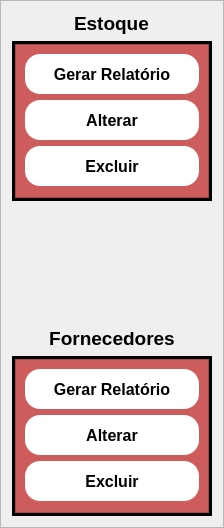
                      <widget class="QFrame" name="frame_6">
                       <property name="minimumSize">
                        <size>
                         <width>200</width>
                         <height>0</height>
                        </size>
                       </property>
                       <property name="sizeIncrement">
                        <size>
                         <width>0</width>
                         <height>0</height>
                        </size>
                       </property>
                       <property name="frameShape">
                        <enum>QFrame::StyledPanel</enum>
                       </property>
                       <property name="frameShadow">
                        <enum>QFrame::Raised</enum>
                       </property>
                       <layout class="QVBoxLayout" name="verticalLayout_21">
                        <item alignment="Qt::AlignHCenter">
                         <widget class="QLabel" name="label_24">
                          <property name="text">
                           <string>&lt;html&gt;&lt;head/&gt;&lt;body&gt;&lt;p&gt;&lt;span style=&quot; font-size:14pt; font-weight:600;&quot;&gt;Estoque&lt;/span&gt;&lt;/p&gt;&lt;/body&gt;&lt;/html&gt;</string>
                          </property>
                         </widget>
                        </item>
                        <item>
                         <widget class="QFrame" name="frame_32">
                          <property name="minimumSize">
                           <size>
                            <width>200</width>
                            <height>160</height>
                           </size>
                          </property>
                          <property name="maximumSize">
                           <size>
                            <width>200</width>
                            <height>160</height>
                           </size>
                          </property>
                          <property name="styleSheet">
                           <string notr="true">background-color: rgb(0,0,0)</string>
                          </property>
                          <property name="frameShape">
                           <enum>QFrame::StyledPanel</enum>
                          </property>
                          <property name="frameShadow">
                           <enum>QFrame::Raised</enum>
                          </property>
                          <layout class="QHBoxLayout" name="horizontalLayout_14">
                           <property name="leftMargin">
                            <number>2</number>
                           </property>
                           <property name="topMargin">
                            <number>2</number>
                           </property>
                           <property name="rightMargin">
                            <number>2</number>
                           </property>
                           <property name="bottomMargin">
                            <number>2</number>
                           </property>
                           <item>
                            <widget class="QFrame" name="frame_36">
                             <property name="styleSheet">
                              <string notr="true">background-color: rgb(205,92,92);</string>
                             </property>
                             <property name="frameShape">
                              <enum>QFrame::StyledPanel</enum>
                             </property>
                             <property name="frameShadow">
                              <enum>QFrame::Raised</enum>
                             </property>
                             <layout class="QVBoxLayout" name="verticalLayout_64">
                              <item>
                               <widget class="QPushButton" name="btn_relatorio_tw_estoque">
                                <property name="minimumSize">
                                 <size>
                                  <width>120</width>
                                  <height>40</height>
                                 </size>
                                </property>
                                <property name="font">
                                 <font>
                                  <family>Arial</family>
                                  <pointsize>12</pointsize>
                                  <weight>75</weight>
                                  <bold>true</bold>
                                 </font>
                                </property>
                                <property name="cursor">
                                 <cursorShape>PointingHandCursor</cursorShape>
                                </property>
                                <property name="styleSheet">
                                 <string notr="true">QPushButton:hover{
background-color:rgb(0,100,0);
border-radius:15px;
color:rgb(0,0,0);
}
QPushButton{
background-color:rgb(255,255,255);
border-radius:15px;
color:rgb(0,0,0);
}</string>
                                </property>
                                <property name="text">
                                 <string>Gerar Relatório</string>
                                </property>
                                <property name="icon">
                                 <iconset>
                                  <normaloff>icones/excel.png</normaloff>icones/excel.png</iconset>
                                </property>
                                <property name="iconSize">
                                 <size>
                                  <width>32</width>
                                  <height>32</height>
                                 </size>
                                </property>
                               </widget>
                              </item>
                              <item>
                               <widget class="QPushButton" name="btn_alterar_tw_estoque">
                                <property name="minimumSize">
                                 <size>
                                  <width>120</width>
                                  <height>40</height>
                                 </size>
                                </property>
                                <property name="font">
                                 <font>
                                  <family>Arial</family>
                                  <pointsize>12</pointsize>
                                  <weight>75</weight>
                                  <bold>true</bold>
                                 </font>
                                </property>
                                <property name="cursor">
                                 <cursorShape>PointingHandCursor</cursorShape>
                                </property>
                                <property name="styleSheet">
                                 <string notr="true">QPushButton:hover{
background-color:rgb(255,140,0);
border-radius:15px;
color:rgb(0,0,0);
}
QPushButton{
background-color:rgb(255,255,255);
border-radius:15px;
color:rgb(0,0,0);
}</string>
                                </property>
                                <property name="text">
                                 <string>Alterar</string>
                                </property>
                                <property name="icon">
                                 <iconset>
                                  <normaloff>icones/alterar.png</normaloff>icones/alterar.png</iconset>
                                </property>
                                <property name="iconSize">
                                 <size>
                                  <width>32</width>
                                  <height>32</height>
                                 </size>
                                </property>
                               </widget>
                              </item>
                              <item>
                               <widget class="QPushButton" name="btn_excluir_tw_estoque">
                                <property name="minimumSize">
                                 <size>
                                  <width>120</width>
                                  <height>40</height>
                                 </size>
                                </property>
                                <property name="font">
                                 <font>
                                  <family>Arial</family>
                                  <pointsize>12</pointsize>
                                  <weight>75</weight>
                                  <bold>true</bold>
                                 </font>
                                </property>
                                <property name="cursor">
                                 <cursorShape>PointingHandCursor</cursorShape>
                                </property>
                                <property name="styleSheet">
                                 <string notr="true">QPushButton:hover{
background-color:rgb(139,0,0);
border-radius:15px;
color:rgb(0,0,0);
}
QPushButton{
background-color:rgb(255,255,255);
border-radius:15px;
color:rgb(0,0,0);
}</string>
                                </property>
                                <property name="text">
                                 <string>Excluir</string>
                                </property>
                                <property name="icon">
                                 <iconset>
                                  <normaloff>icones/excluir.png</normaloff>icones/excluir.png</iconset>
                                </property>
                                <property name="iconSize">
                                 <size>
                                  <width>32</width>
                                  <height>32</height>
                                 </size>
                                </property>
                               </widget>
                              </item>
                             </layout>
                            </widget>
                           </item>
                          </layout>
                         </widget>
                        </item>
                        <item>
                         <spacer name="verticalSpacer_16">
                          <property name="orientation">
                           <enum>Qt::Vertical</enum>
                          </property>
                          <property name="sizeHint" stdset="0">
                           <size>
                            <width>20</width>
                            <height>40</height>
                           </size>
                          </property>
                         </spacer>
                        </item>
                        <item>
                         <spacer name="verticalSpacer_14">
                          <property name="orientation">
                           <enum>Qt::Vertical</enum>
                          </property>
                          <property name="sizeHint" stdset="0">
                           <size>
                            <width>20</width>
                            <height>40</height>
                           </size>
                          </property>
                         </spacer>
                        </item>
                        <item>
                         <spacer name="verticalSpacer_15">
                          <property name="orientation">
                           <enum>Qt::Vertical</enum>
                          </property>
                          <property name="sizeHint" stdset="0">
                           <size>
                            <width>20</width>
                            <height>40</height>
                           </size>
                          </property>
                         </spacer>
                        </item>
                        <item alignment="Qt::AlignHCenter">
                         <widget class="QLabel" name="label_25">
                          <property name="text">
                           <string>&lt;html&gt;&lt;head/&gt;&lt;body&gt;&lt;p align=&quot;center&quot;&gt;&lt;span style=&quot; font-size:14pt; font-weight:600;&quot;&gt;Fornecedores&lt;/span&gt;&lt;/p&gt;&lt;/body&gt;&lt;/html&gt;</string>
                          </property>
                         </widget>
                        </item>
                        <item>
                         <widget class="QFrame" name="frame_22">
                          <property name="minimumSize">
                           <size>
                            <width>200</width>
                            <height>160</height>
                           </size>
                          </property>
                          <property name="maximumSize">
                           <size>
                            <width>200</width>
                            <height>160</height>
                           </size>
                          </property>
                          <property name="styleSheet">
                           <string notr="true">background-color: rgb(0,0,0)</string>
                          </property>
                          <property name="frameShape">
                           <enum>QFrame::StyledPanel</enum>
                          </property>
                          <property name="frameShadow">
                           <enum>QFrame::Raised</enum>
                          </property>
                          <layout class="QHBoxLayout" name="horizontalLayout_5">
                           <property name="leftMargin">
                            <number>2</number>
                           </property>
                           <property name="topMargin">
                            <number>2</number>
                           </property>
                           <property name="rightMargin">
                            <number>2</number>
                           </property>
                           <property name="bottomMargin">
                            <number>2</number>
                           </property>
                           <item>
                            <widget class="QFrame" name="frame_23">
                             <property name="styleSheet">
                              <string notr="true">background-color: rgb(205,92,92);</string>
                             </property>
                             <property name="frameShape">
                              <enum>QFrame::StyledPanel</enum>
                             </property>
                             <property name="frameShadow">
                              <enum>QFrame::Raised</enum>
                             </property>
                             <layout class="QVBoxLayout" name="verticalLayout_47">
                              <item>
                               <widget class="QPushButton" name="btn_relatorio_tw_fornecedores">
                                <property name="minimumSize">
                                 <size>
                                  <width>120</width>
                                  <height>40</height>
                                 </size>
                                </property>
                                <property name="font">
                                 <font>
                                  <family>Arial</family>
                                  <pointsize>12</pointsize>
                                  <weight>75</weight>
                                  <bold>true</bold>
                                 </font>
                                </property>
                                <property name="cursor">
                                 <cursorShape>PointingHandCursor</cursorShape>
                                </property>
                                <property name="styleSheet">
                                 <string notr="true">QPushButton:hover{
background-color:rgb(0,100,0);
border-radius:15px;
color:rgb(0,0,0);
}
QPushButton{
background-color:rgb(255,255,255);
border-radius:15px;
color:rgb(0,0,0);
}</string>
                                </property>
                                <property name="text">
                                 <string>Gerar Relatório</string>
                                </property>
                                <property name="icon">
                                 <iconset>
                                  <normaloff>icones/excel.png</normaloff>icones/excel.png</iconset>
                                </property>
                                <property name="iconSize">
                                 <size>
                                  <width>32</width>
                                  <height>32</height>
                                 </size>
                                </property>
                               </widget>
                              </item>
                              <item>
                               <widget class="QPushButton" name="btn_alterar_tw_fornecedores">
                                <property name="minimumSize">
                                 <size>
                                  <width>120</width>
                                  <height>40</height>
                                 </size>
                                </property>
                                <property name="font">
                                 <font>
                                  <family>Arial</family>
                                  <pointsize>12</pointsize>
                                  <weight>75</weight>
                                  <bold>true</bold>
                                 </font>
                                </property>
                                <property name="cursor">
                                 <cursorShape>PointingHandCursor</cursorShape>
                                </property>
                                <property name="styleSheet">
                                 <string notr="true">QPushButton:hover{
background-color:rgb(255,140,0);
border-radius:15px;
color:rgb(0,0,0);
}
QPushButton{
background-color:rgb(255,255,255);
border-radius:15px;
color:rgb(0,0,0);
}</string>
                                </property>
                                <property name="text">
                                 <string>Alterar</string>
                                </property>
                                <property name="icon">
                                 <iconset>
                                  <normaloff>icones/alterar.png</normaloff>icones/alterar.png</iconset>
                                </property>
                                <property name="iconSize">
                                 <size>
                                  <width>32</width>
                                  <height>32</height>
                                 </size>
                                </property>
                               </widget>
                              </item>
                              <item>
                               <widget class="QPushButton" name="btn_excluir_tw_fornecedores">
                                <property name="minimumSize">
                                 <size>
                                  <width>120</width>
                                  <height>40</height>
                                 </size>
                                </property>
                                <property name="font">
                                 <font>
                                  <family>Arial</family>
                                  <pointsize>12</pointsize>
                                  <weight>75</weight>
                                  <bold>true</bold>
                                 </font>
                                </property>
                                <property name="cursor">
                                 <cursorShape>PointingHandCursor</cursorShape>
                                </property>
                                <property name="styleSheet">
                                 <string notr="true">QPushButton:hover{
background-color:rgb(139,0,0);
border-radius:15px;
color:rgb(0,0,0);
}
QPushButton{
background-color:rgb(255,255,255);
border-radius:15px;
color:rgb(0,0,0);
}</string>
                                </property>
                                <property name="text">
                                 <string>Excluir</string>
                                </property>
                                <property name="icon">
                                 <iconset>
                                  <normaloff>icones/excluir.png</normaloff>icones/excluir.png</iconset>
                                </property>
                                <property name="iconSize">
                                 <size>
                                  <width>32</width>
                                  <height>32</height>
                                 </size>
                                </property>
                               </widget>
                              </item>
                             </layout>
                            </widget>
                           </item>
                          </layout>
                         </widget>
                        </item>
                       </layout>
                      </widget>
